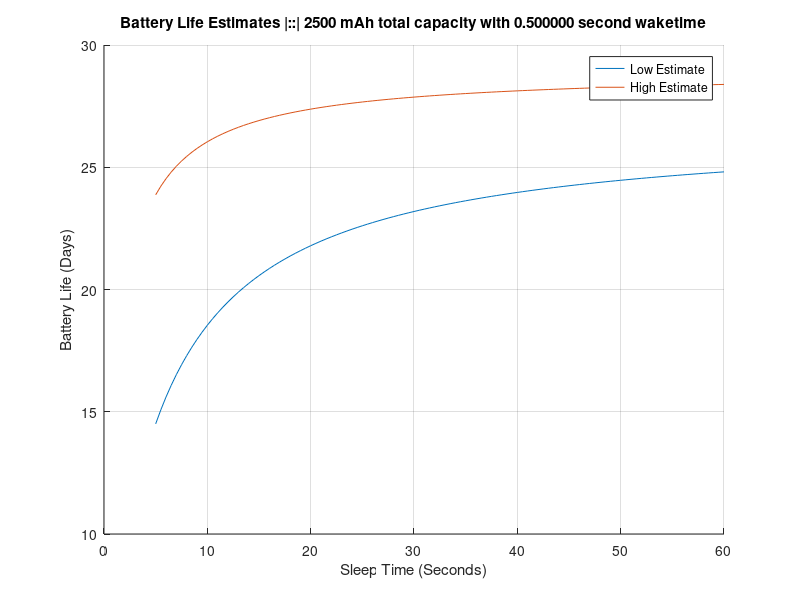

Recreate this plot in MATLAB.
%% Battery_Analysis.m
% Nipun Gunawardena
% Estimate battery life for BTEMS
% TODO: Add sleepTime/wakeTime low and high?


clear all, close all, clc


%% Initialize variables
numBatsSeries = 4;      % Natural number
numBatsParallel = 1;    % Natural number, don't use 0
voltsPerBat = 1.5;      % V
batCapacity = 2500;     % mAh
sleepLow = 3.60;        % mA - Lowest reading measured while sleeping
sleepHigh = 3.90;       % mA - Highest reading measured while sleeping
wakeLow = 12;           % mA - Lowest reading measured while awake
wakeHigh = 40;          % mA - Highest reading measured while awake


%% Vary sleeptime to see effect on battery life
wakeTime = 0.5/3600;       % Convert seconds to hours
sleepTime = (5:0.5:60)/3600;
totCapacity = numBatsParallel*batCapacity;
avgCurrentLow = (1./(sleepTime + wakeTime)) .* (sleepLow*sleepTime + wakeLow*wakeTime);
avgCurrentHigh = (1./(sleepTime + wakeTime) .* (sleepHigh*sleepTime + wakeHigh*wakeTime));
highEstimate = totCapacity./avgCurrentLow;
lowEstimate = totCapacity./avgCurrentHigh;


%% Plot
wakeTime = wakeTime * 3600;     % Get back to seconds
sleepTime = sleepTime * 3600;

figure()
hold all
plot(sleepTime, lowEstimate/24);
plot(sleepTime, highEstimate/24);
title(sprintf('Battery Life Estimates |::| %d mAh total capacity with %f second waketime', totCapacity, wakeTime));
xlabel('Sleep Time (Seconds)');
ylabel('Battery Life (Days)');
legend('Low Estimate','High Estimate');
grid on